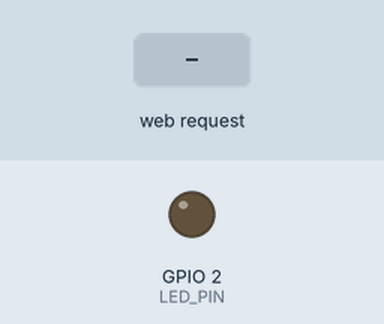
The sketch below on a simulated ESP32. Parts: output pins drawn as LEDs (lit = HIGH). The inputs (shaded band) are chosen by the test bench. WiFi joins after 1.5 s; servers stay silent unless stated; what the sketch prints to the serial monitor is not drawn.

Above: at 2.7 s.
2.8 s: HTTP request GET /ligar received
At 3.5 s:
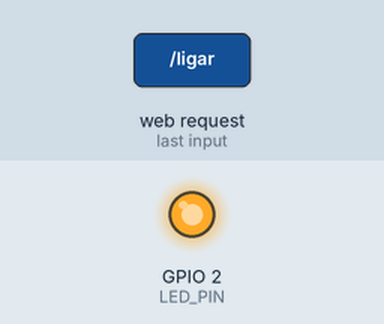
4.3 s: HTTP request GET /desligar received
At 4.7 s:
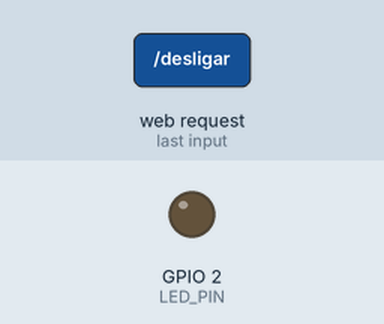
Timing chart, 0 to 7.3 s (numbered marks = the images above; inputs shaded):
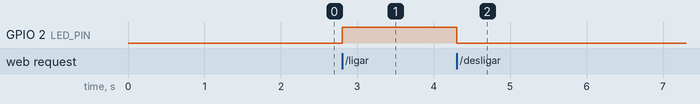

The sketch:

socorro.ino
```cpp
#include <WiFi.h>
#include <WebServer.h>

const char* ssid = "TP-LINK_1586";
const char* password = "29270811";

WebServer server(80);

const int LED_PIN = 2;

void ligarLed() {
  digitalWrite(LED_PIN, HIGH);

  server.send(200, "application/json",
              "{\"status\":\"ligado\"}");
}

void desligarLed() {
  digitalWrite(LED_PIN, LOW);

  server.send(200, "application/json",
              "{\"status\":\"desligado\"}");
}

void statusLed() {
  bool estado = digitalRead(LED_PIN);

  server.send(
    200,
    "application/json",
    estado ?
      "{\"led\":\"ligado\"}" :
      "{\"led\":\"desligado\"}"
  );
}

void setup() {
  Serial.begin(115200);

  pinMode(LED_PIN, OUTPUT);
  digitalWrite(LED_PIN, LOW);

  Serial.println("Conectando ao WiFi...");

  WiFi.begin(ssid, password);

  while (WiFi.status() != WL_CONNECTED) {
    delay(500);
    Serial.print(".");
  }

  Serial.println();
  Serial.println("Conectado!");

  Serial.print("IP: ");
  Serial.println(WiFi.localIP());

  // GET /ligar
  server.on("/ligar", HTTP_GET, ligarLed);

  // GET /desligar
  server.on("/desligar", HTTP_GET, desligarLed);

  // GET /status
  server.on("/status", HTTP_GET, statusLed);

  server.begin();

  Serial.println("Servidor HTTP iniciado");
}

void loop() {
  server.handleClient();
}
```

Measured:
- after the input at 2.8 s, GPIO 2 (LED_PIN): LOW → HIGH at once
- after the input at 4.3 s, GPIO 2 (LED_PIN): HIGH → LOW at once
